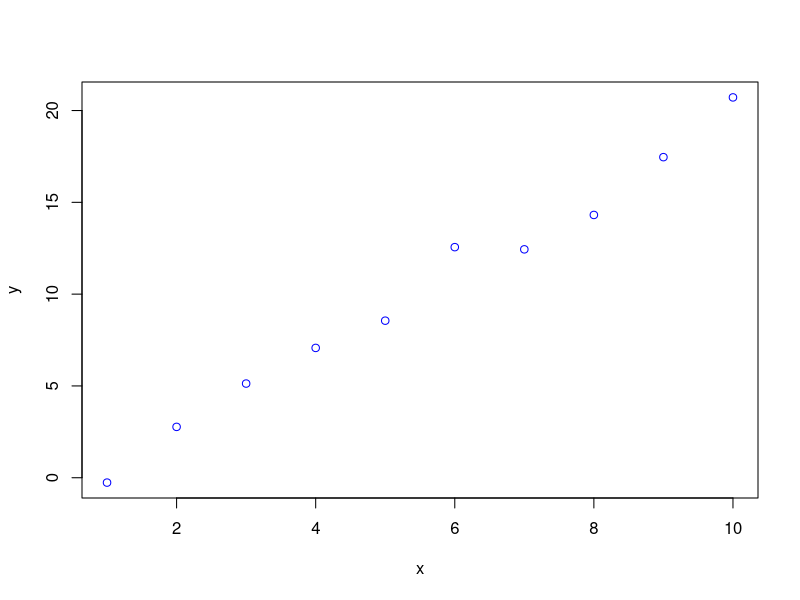
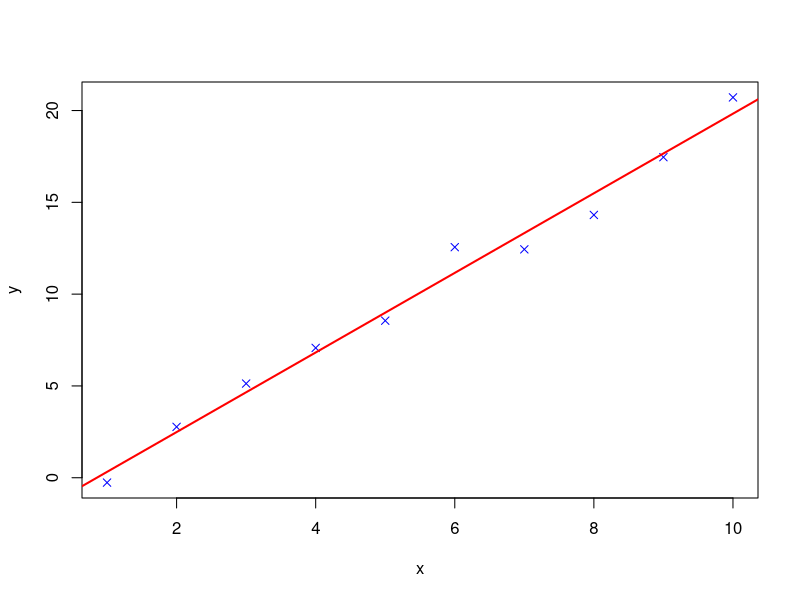
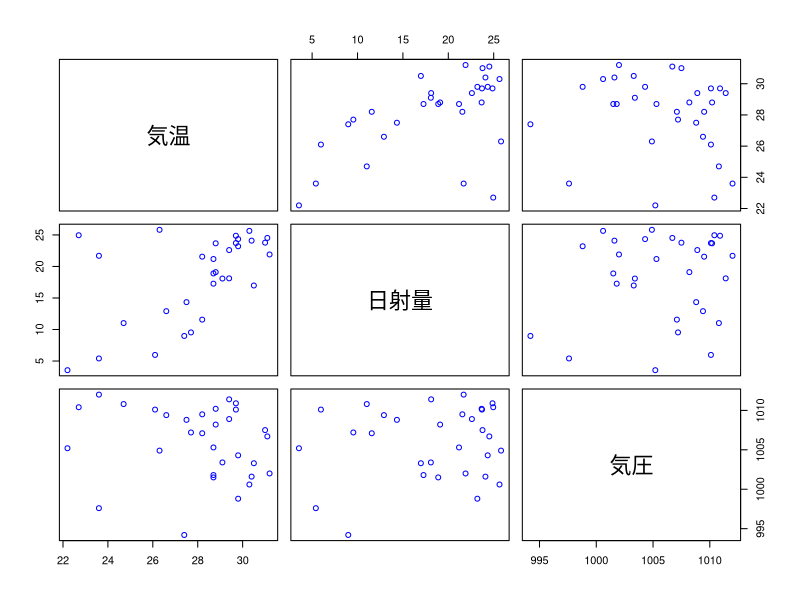
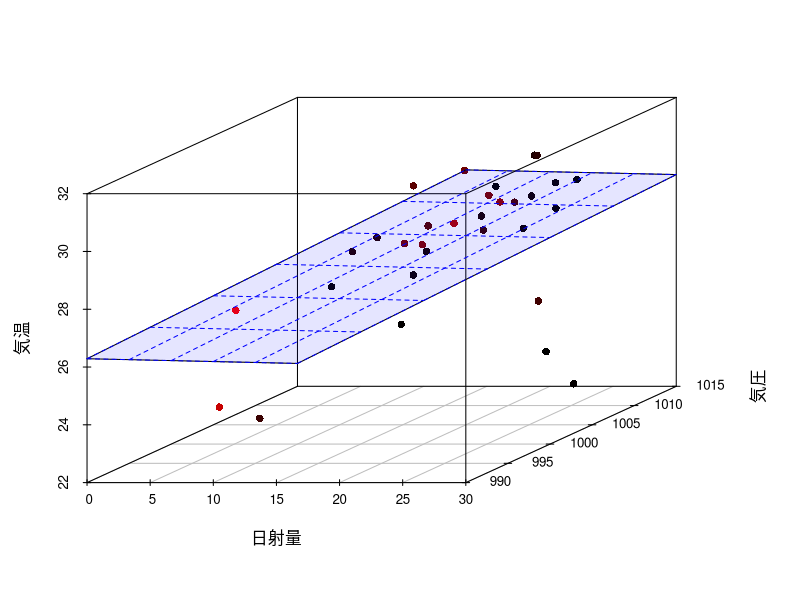

These figures' R source, in order:
### 回帰式の推定の例

### 人工データによる単回帰分析
### モデル: y = -1 + 2x
## 人工データの生成
set.seed(123) # 乱数のシード値の設定 (同じ系列で再現)
x <- c(7, 2, 6, 4, 3, 10, 9, 1, 8, 5) # 説明変数
eps <- rnorm(length(x))               # 誤差項
y <- -1 + 2 * x + eps                 # 目的変数
plot(x, y, col="blue")                # 散布図
## 単回帰分析
(est <- lm(y ~ x)) # 回帰式の推定
(b <- coef(est))   # 推定された回帰係数
## 最小二乗推定量の計算公式と一致することを確認
X <- model.matrix(est) # デザイン行列
G <- crossprod(X)      # Gram行列 (t(X)%*%X と同じ)
solve(G) %*% crossprod(X, y)    # (X^TX)^{-1}X^TY
## あてはめ値と残差が直交することの確認
(yhat <- fitted(est))  # あてはめ値
(epshat <- resid(est)) # 残差
yhat %*% epshat        # 直交すれば内積はO
## 回帰直線が標本平均を通ることの確認
colMeans(X) %*% b 
## c(1,mean(x)) %*% b # 上と同じ結果
mean(y)
## 散布図と回帰直線 (y=b[1]+b[2]*x) の描画
plot(x, y, pch=4, col="blue")  # 散布図
abline(est, col="red", lwd=2)  # 回帰式の描画 
## abline(b, col="red", lwd=2) # 係数を渡してもよい

### 東京都の気候による重回帰分析
## モデル: 8月の"気温"を目的変数，"日射量・気圧"を説明変数
rawdata <- read.csv("data/tokyo_weather.csv",
                    fileEncoding="utf8")
model <- 気温 ~ 日射量 + 気圧        # モデルの定義 
## class(model) # モデルは formula class
(est <- lm(model, data=subset(rawdata,月==8))) # 推定
## (est <- lm(formula = 気温 ~ 風速 + 日射量, # 別の例
##            data=rawdata))
(b <- coef(est)) # 推定された回帰係数
## 最小二乗推定量の計算公式と一致することを確認
mydata <- model.frame(est) # modelに必要な変数の抽出
if(Sys.info()["sysname"]=="Darwin") { # MacOSの場合
    par(family="HiraginoSans-W4")}    # 日本語フォント
plot(mydata, col="blue")   # 散布図
## mydata <- model.frame(model, data=mydata) # 上と同じ
X <- model.matrix(est) # デザイン行列
## X <- model.matrix(model, data=mydata) # 上と同じ
G <- crossprod(X) # Gram行列 (t(X)%*%X と同じ)
solve(G) %*% crossprod(X, mydata[,1]) # 目的変数は1列目
## あてはめ値と残差が直交することの確認
yhat <- fitted(est)  # あてはめ値
epshat <- resid(est) # 残差
yhat %*% epshat      # 直交すれば内積はO
## 回帰式が標本平均を通ることの確認
colMeans(X) %*% b 
mean(mydata[,1])
## 散布図と回帰式の定める平面の描画
require(scatterplot3d) # パッケージの読み込み
s3d <- scatterplot3d( 
    mydata[c("日射量","気圧","気温")], # x,y,z の順
    type="p", # plotの種類: "p"点，"l"線，"h"足付き
    pch=16,# 点の種類 (?points 参照)
    angle=30, # xy平面の見る方向 (適宜調整せよ)
    highlight.3d=TRUE # 高さ(z)ごとに色を変える
)
s3d$plane3d(est, col="blue", # 回帰式の定める平面の追加
            draw_polygon=TRUE, # 平面の塗り潰しの設定
            polygon_args=list(col=rgb(0,0,1,0.1))) 
